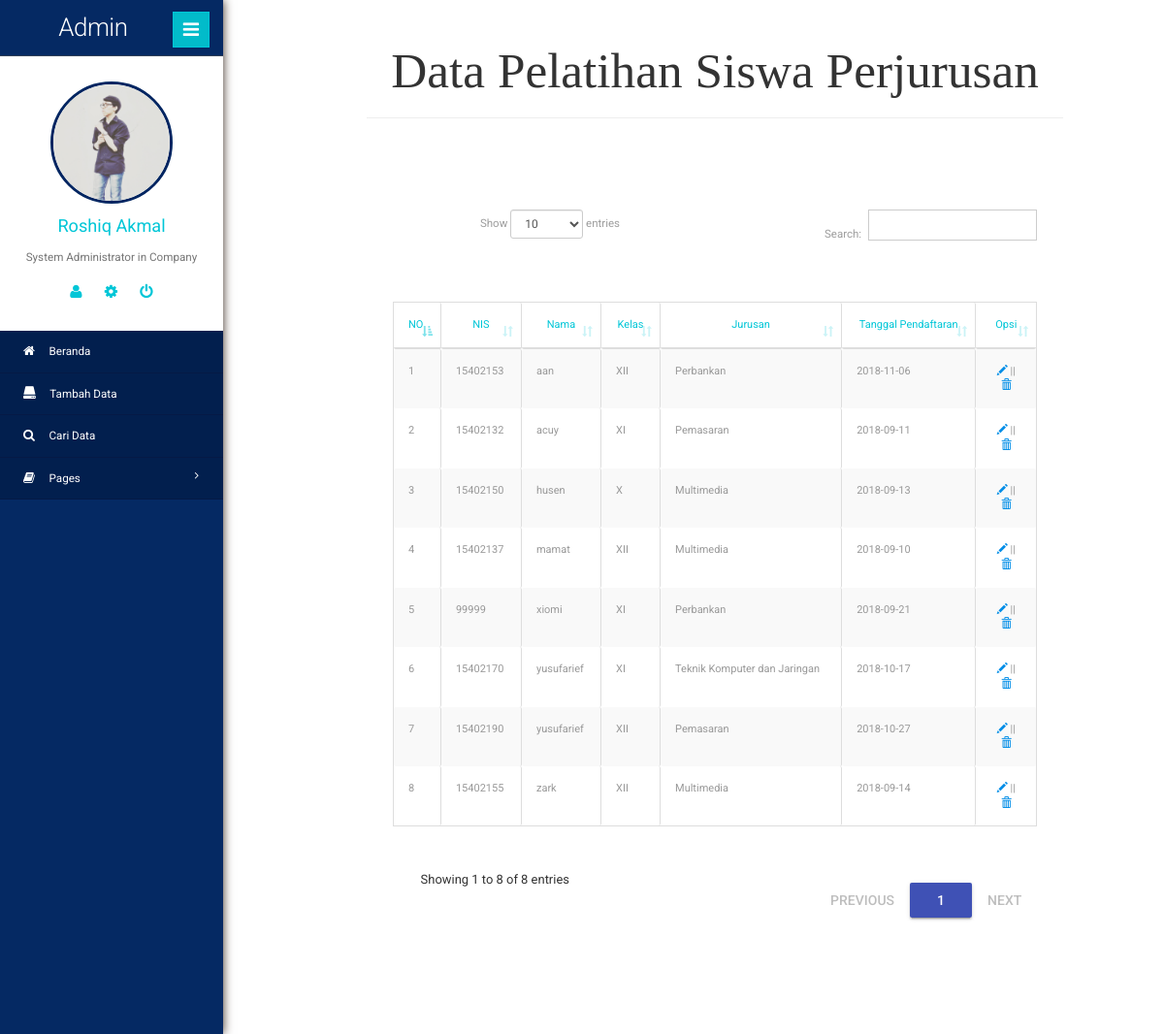
Page /tabel_cari.php on the committed database.
### tables this page shows
CREATE TABLE IF NOT EXISTS `siswa` (
  `siswa_id` int(11) DEFAULT NULL,
  `siswa_nis` int(8) NOT NULL,
  `siswa_nama` varchar(40) NOT NULL,
  `siswa_kelas` varchar(40) NOT NULL,
  `siswa_jurusan` varchar(40) NOT NULL,
  `tanggal_pendaftaran` date NOT NULL
);

### tabel_cari.php (the view, shortened to what this page needs)
<!DOCTYPE html>
<html lang="en">
<head>
  <link rel="stylesheet" type="text/css" href="css/material.min.css" >
  <link href="css/materialize.css" type="text/css" rel="stylesheet" media="screen,projection"/>
  <link href="css/material-icon.css" rel="stylesheet">
  <link rel="stylesheet" type="text/css" href="css/dataTables.bootstrap.min.css" >
  <link rel="stylesheet" type="text/css" href="css/responsive.dataTables.min.css" >
  <link href="css/style.css" type="text/css" rel="stylesheet" media="screen,projection"/>
  <link rel="stylesheet" type="text/css" href="css/material.min.css" >
<link href="css/bootstrap.min.css" rel="stylesheet">
    <link href="css/style.css" rel="stylesheet">
<link href="css/style.css" rel='stylesheet' type='text/css' />
<link href="css/font-awesome.css" rel="stylesheet">
<link rel="stylesheet" href="css/icon-font.min.css" type='text/css' />
  <link href="css/materialize.css" type="text/css" rel="stylesheet" media="screen,projection"/>
  <link href="css/material-icon.css" rel="stylesheet">
  <link href="css/style.css" type="text/css" rel="stylesheet" media="screen,projection"/
</head>
<body>
<div class="page-container">
  <div class="left-content">
     <div class="inner-content">
            <div class="outter-wp">
  <div class="container">
    <div class="row">
      <div class="data-table">
        <div class="row center">
         <CENTER><h2><font face="Bodoni MT Black" >Data Pelatihan Siswa Perjurusan</font><hr></h2></CENTER></br></br>
        </div>
          <center><table id="example" class="table table-bordered table-striped" style="margin-top:20px;" >
            <thead>
              <tr>
                <th style=>NO</th>
                <th style="text-align:center">NIS</th>
                <th style="text-align:center">Nama</th>
                <th style="text-align:center">Kelas</th>
                <th style="text-align:center">Jurusan</th>
                <th style="text-align:center">Tanggal Pendaftaran</th>
                <th style="text-align:center">Opsi</th>
              </tr>
            </thead></center>
            <tbody>
              <?php
                $sql  = mysql_query("SELECT * FROM siswa order by siswa_nama asc");
                  $no = 1;
                while ($dp = mysql_fetch_array($sql)) {
                  echo '<tr>';
          echo '<td>'.$no.'</td>';
          echo '<td>'.$dp['siswa_nis'].'</td>';
          echo '<td>'.$dp['siswa_nama'].'</td>';
          echo '<td>'.$dp['siswa_kelas'].'</td>';
          echo '<td>'.$dp['siswa_jurusan'].'</td>';
          echo '<td>'.$dp['tanggal_pendaftaran'].'</td>';
          echo '<td><a href="ubah.php?id='.$dp['siswa_nis'].'"><center><span class="glyphicon glyphicon-pencil">  </span></a> || <a href="hapus.php?id='.$dp['siswa_nis'].'" onclick="return confirm(\'Yakin?\')"><span class="glyphicon glyphicon-trash"></span></center></a></td>';
                  $no++;
                }
              ?>
            </tbody>
        <div class="sidebar-menu">
          <header class="logo">
          <a href="#" class="sidebar-icon"> <span class="fa fa-bars"></span> </a> <a href="index.html"> <span id="logo">
          <h1>Admin</h1></span>
          </a>
        </header>
              <div class="down">
                    <a href="index.html"><img src="images/admin.jpg" style="width: 126px;" ></a>
                    <a href="index.html"><span class=" name-caret">Roshiq Akmal</span></a>
                   <p>System Administrator in Company</p>
                  <ul>
                  <li><a class="tooltips" href=""><span>Profile</span><i class="fa fa-user"></i></a></li>
                    <li><a class="tooltips" href=""><span>Settings</span><i class="fa fa-cog"></i></a></li>
                    <li><a class="tooltips" href=""><span>Log out</span><i class="fa fa-power-off"></i></a></li>
                    </ul>
                  </div>
                           <div class="menu">
                  <ul id="menu" >
                    <li><a href="index.php"><i class="fa fa-home"></i> <span>Beranda</span></a></li>
                     <li id="menu-academico" ><a href="tambah.php"><i class="glyphicon glyphicon-hdd"></i> <span>Tambah Data</span> <span style="float: right"></span></a>
                    </li>
                     <li id="menu-academico" ><a href="tabel_cari.php"><i class="fa fa-search"></i> <span>Cari Data</span> <span style="float: right"></span></a>
                     </li>
                  <li id="menu-academico" ><a href="#"><i class="fa fa-book"></i> <span>Pages</span> <span class="fa fa-angle-right" style="float: right"></span></a>
                   </li>
                    </ul>
                </div>
                </div>
              </div>
      </div>
    </div>
  </div>
  </body>
</html>

### rows in the picture
siswa: siswa_nis "15402153", siswa_nama "aan", siswa_kelas "XII", siswa_jurusan "Perbankan", tanggal_pendaftaran "2018-11-06"
siswa: siswa_nis "15402132", siswa_nama "acuy", siswa_kelas "XI", siswa_jurusan "Pemasaran", tanggal_pendaftaran "2018-09-11"
siswa: siswa_nis "15402150", siswa_nama "husen", siswa_kelas "X", siswa_jurusan "Multimedia", tanggal_pendaftaran "2018-09-13"
siswa: siswa_nis "15402137", siswa_nama "mamat", siswa_kelas "XII", siswa_jurusan "Multimedia", tanggal_pendaftaran "2018-09-10"
siswa: siswa_nis "99999", siswa_nama "xiomi", siswa_kelas "XI", siswa_jurusan "Perbankan", tanggal_pendaftaran "2018-09-21"
siswa: siswa_nis "15402170", siswa_nama "yusufarief", siswa_kelas "XI", siswa_jurusan "Teknik Komputer dan Jaringan", tanggal_pendaftaran "2018-10-17"
siswa: siswa_nis "15402190", siswa_nama "yusufarief", siswa_kelas "XII", siswa_jurusan "Pemasaran", tanggal_pendaftaran "2018-10-27"
siswa: siswa_nis "15402155", siswa_nama "zark", siswa_kelas "XII", siswa_jurusan "Multimedia", tanggal_pendaftaran "2018-09-14"
